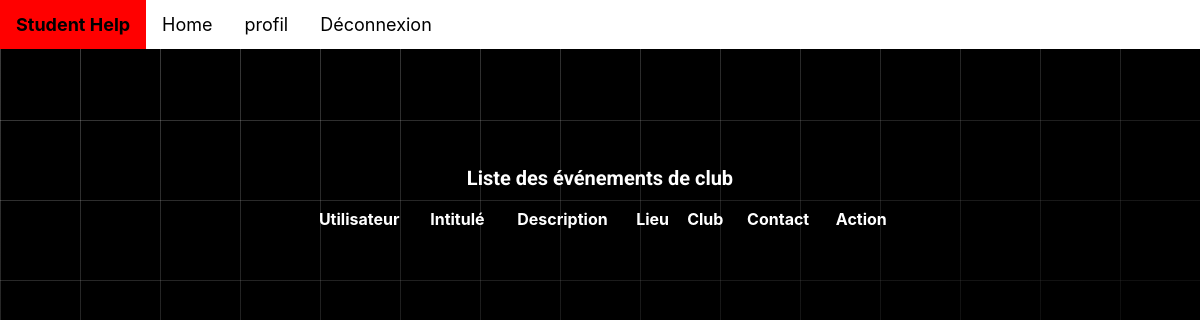
The app's page /posts/liste_evenementClub/, older data.
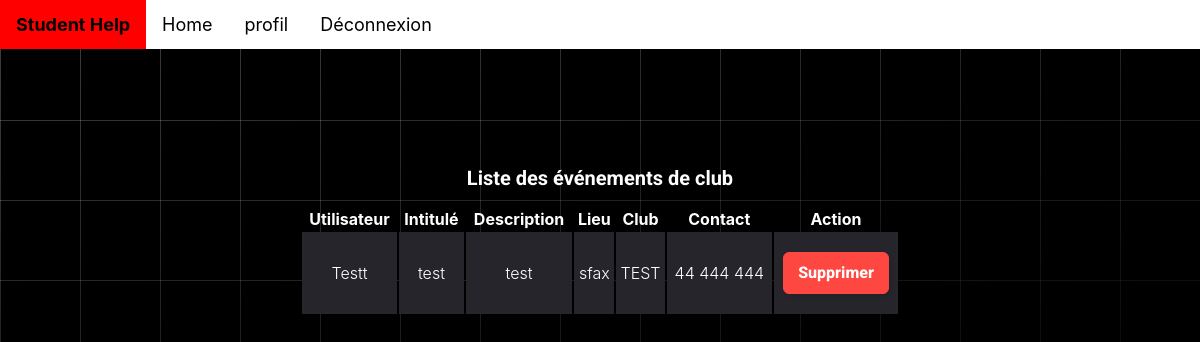
The same page, newer data.
### posts/models.py (models this page shows, shortened)
class Poste(models.Model):
    TYPE_CHOICES = [('0', 'offre'), ('1', 'demande')]
    type = models.CharField(max_length=1, choices=TYPE_CHOICES)
    date = models.DateField(null=True, default=date.today)
    user = models.ForeignKey(User, on_delete=models.CASCADE, null=True)
    image = models.ImageField(blank=True)

### student/models.py (models this page shows, shortened)
class Evénement(Poste):
    intitulé = models.CharField(max_length=50)
    description = models.CharField(max_length=100)
    lieu = models.CharField(max_length=50)
    contactInfo = models.CharField(max_length=50)

class EvenClub(Evénement):
    club = models.CharField(max_length=50)

### posts/views.py (the view)
# urls.py: path('liste_evenementClub/',ListPostEvenementClub.as_view(), name='listEvenC'),
class ListPostEvenementClub(ListView):
    model = Poste
    template_name = 'listPosts/list_evenementClub.html'
    context_object_name = 'list_evenementClub'

### posts/templates/listPosts/list_evenementClub.html (shortened to what this page needs)
<!DOCTYPE html>
<html lang="en">
  <head>
    <link rel="stylesheet" href="fonts/icomoon/style.css" />
    <link rel="stylesheet" href="css/owl.carousel.min.css" />
    {% extends "student/base.html" %}
     {% block content %}
  </head>
  <body>
    <div class="content">
      <div class="container">
        <h2 class="mb-5" style="text-align: center">
          Liste des événements de club
        </h2>
        <div class="table-responsive custom-table-responsive">
          <table class="table custom-table">
            <thead>
              <tr>
                <th scope="col">Utilisateur</th>
                <th scope="col">Intitulé</th>
                <th scope="col">Description</th>
                <th scope="col">Lieu</th>
                <th scope="col">Club</th>
                <th scope="col">Contact</th>
                <th scope="col">Action</th>
              </tr>
            </thead>
            <tbody>
              {% if list_evenementClub %} {% for poste in list_evenementClub %}
              {% if poste.evénement.evenclub %}
              <tr scope="row">
                <td>{{ poste.user }}</td>
                <td>{{ poste.evénement.intitulé }}</td>
                <td>{{ poste.evénement.description }}</td>
                <td>{{ poste.evénement.lieu }}</td>
                <td>{{ poste.evénement.evenclub.club }}</td>
                <td>{{ poste.evénement.contactInfo }}</td>
                <td>
                  <form action="{% url 'supprimer_EvC' poste_id=poste.id %}" method="post">
                    <button class="button-24" type="submit">Supprimer</button>
                  </form>
              </td>
              </tr>
              {% endif %} {% endfor %} {% endif %}
            </tbody>
          </table>
        </div>
      </div>
    </div>
    {% endblock %}

Row changes from the older to the newer data that the page shows:
added Poste: user "Testt", evénement.intitulé "test", evénement.description "test", evénement.lieu "sfax", evénement.evenclub.club "TEST", evénement.contactInfo "44 444 444"
